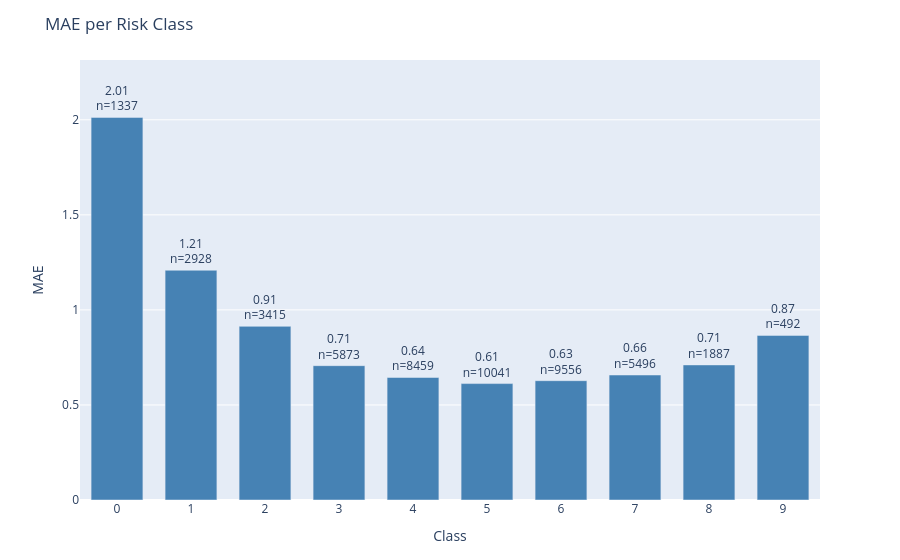

Write notebook code for a chart like this one.
### Code cell
plot_error_by_group(
    df=results_test,
    y_true_col='actual',
    y_pred_col='prediction',
    group_by='class',
    metric='mae',
    title='MAE per Risk Class'
)

### Figure 1 — Plotly figure (JSON) as saved in the notebook; plotly's stock layout.template omitted (floating-point values rounded to 4 significant figures)
{"data": [{"marker": {"color": "steelblue"}, "text": ["2.01<br>n=1337", "1.21<br>n=2928", "0.91<br>n=3415", "0.71<br>n=5873", "0.64<br>n=8459", "0.61<br>n=10041", "0.63<br>n=9556", "0.66<br>n=5496", "0.71<br>n=1887", "0.87<br>n=492"], "textposition": "outside", "type": "bar", "x": ["0", "1", "2", "3", "4", "5", "6", "7", "8", "9"], "y": [2.013, 1.209, 0.9136, 0.7066, 0.6445, 0.6124, 0.6277, 0.6576, 0.7107, 0.8659]}], "layout": {"bargap": 0.3, "margin": {"b": 60, "t": 60}, "title": {"text": "MAE per Risk Class"}, "uniformtext": {"minsize": 8, "mode": "hide"}, "xaxis": {"title": {"text": "Class"}}, "yaxis": {"range": [0, 2.315], "title": {"text": "MAE"}}}}
